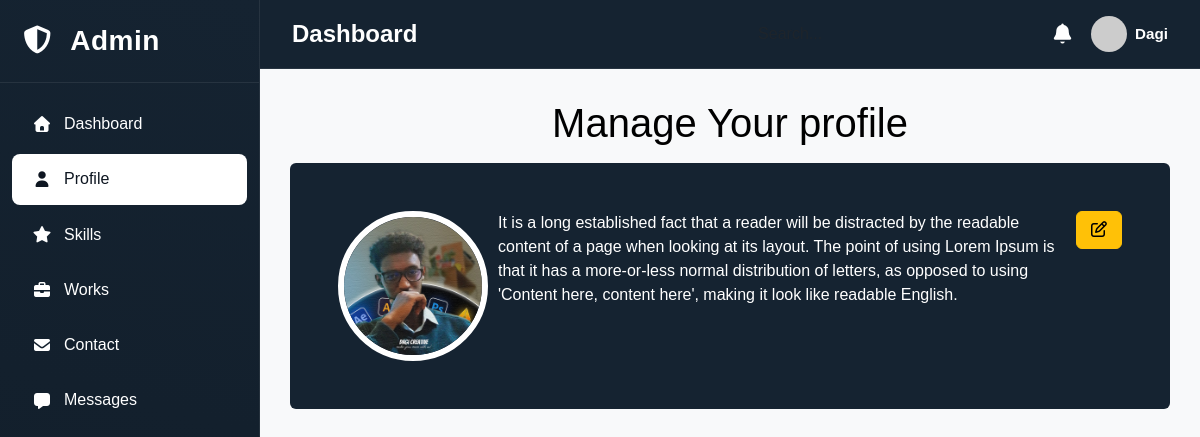
Page /manage/profile on the earlier database version.
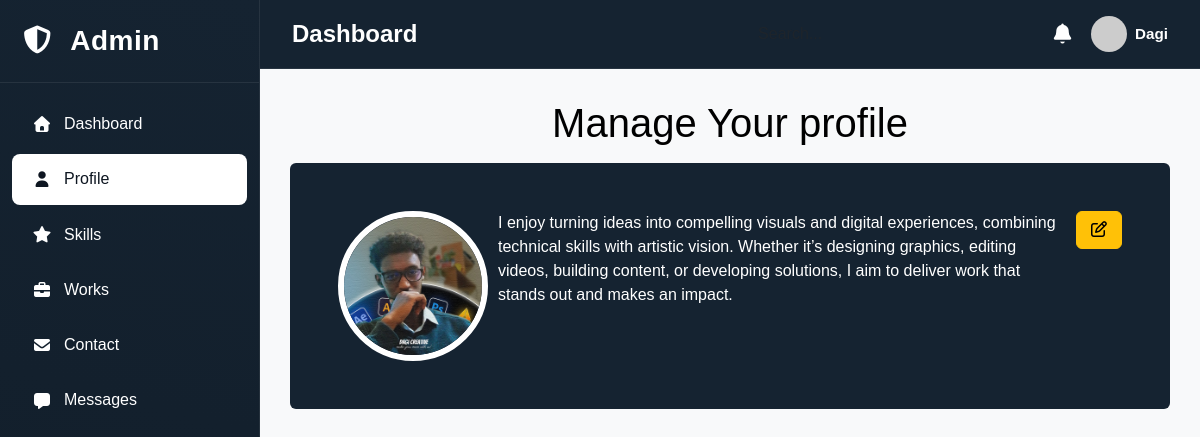
Same page on the later database version.
### portfoilo_App/models.py (models this page shows)
class Profile(models.Model):
    profile_id = models.AutoField(primary_key=True)
    profile_img = models.ImageField(upload_to='profile/', null=True, blank=True)
    description = models.CharField()

### portfoilo_App/views.py (the view)
# urls.py: path('manage/profile', views.profile_view, name = 'profile'),
def profile_view(request):
    profile = Profile.objects.all()
    return render(request, 'manage/profile.html', {'profile' : profile})

### portfoilo_App/templates/manage/profile.html (shortened to what this page needs)
{% load static %}
<!doctype html>
<html lang="en">
  <head>
    <link
      rel="stylesheet"
      href="{% static 'bootstrap5.3.8/css/bootstrap.css' %}"
    />
    <link rel="stylesheet" href="{% static 'styles/style.css' %}" />
    <link
      rel="stylesheet"
      href="https://cdnjs.cloudflare.com/ajax/libs/font-awesome/7.0.1/css/all.min.css"
    />
  </head>
<body>
    <div class="d-flex">
        <div class="sidebar">
            <h3><i class="fas fa-shield-alt me-2"></i> Admin</h3>
            <nav class="mt-3">
                <a href="{% url 'admin' %}" class="nav-link ">
                    <i class="fas fa-home"></i>
                    <span>Dashboard</span>
                </a>
                <a href="{% url 'profile' %}" class="nav-link active">
                    <i class="fas fa-user"></i>
                    <span>Profile</span>
                </a>
                <a href="{% url 'manage_skills' %}" class="nav-link">
                    <i class="fas fa-star"></i>
                    <span>Skills</span>
                </a>
                <a href="{% url 'manageWorks' %}" class="nav-link">
                    <i class="fas fa-briefcase"></i>
                    <span>Works</span>
                </a>
                <a href="{% url 'manageContact' %}" class="nav-link">
                    <i class="fas fa-envelope"></i>
                    <span>Contact</span>
                </a>
                <a href="{% url 'message' %}" class="nav-link">
                    <i class="fas fa-message"></i>
                    <span>Messages</span>
                </a>
            </nav>
        </div>
        <div class="main-content flex-grow-1">
            <div class="topbar">
                <div class="d-flex align-items-center gap-3">
                    <h4 class="mb-0 fw-semibold">Dashboard</h4>
                </div>
                <div class="d-flex align-items-center gap-4">
                    <div class="input-group" style="width: 280px;">
                        <input type="text" class="form-control bg-transparent border-0 text-light"
                               placeholder="Search..." style="background: rgba(255,255,255,0.08);">
                    </div>
                    <div class="d-flex align-items-center gap-3">
                        <i class="fas fa-bell fs-5" style="cursor: pointer;"></i>
                        <div class="d-flex align-items-center gap-2">
                            <img src="https://via.placeholder.com/36" alt="User"
                                 class="rounded-circle" style="width: 36px; height: 36px; object-fit: cover;">
                            <div>
                                <strong style="font-size: 0.95rem;">Dagi</strong>
                            </div>
                        </div>
                    </div>
                </div>
            </div>
            <div class="content-area text-black">
                <h1 class="text-center mb-3">Manage Your profile</h1>
                <div class="profileArea" style="display: flex; justify-content: center;">
                    <div class="profile p-5 text-white rounded " style="  display: flex; justify-content: center;  gap: 10px; background-color: #152331;">
                        {% for item in profile %}
                            {% if item.profile_img %}
                            <div><img  style=" object-fit: cover; border-radius: 50%; border: 6px solid white; width: 150px; height: 150px;" src="{{item.profile_img.url}}" alt="{{item.profile_img}}"></div>
                            {% endif %}
                            <div class="about">{{item.description}}</div>
                             <div class="action"> <a class="btn btn-warning" href ="{% url 'updateProfile' item.profile_id %}"><i class="fa-regular fa-pen-to-square"></i></a></div>
                        {% endfor %}
                    </div>
                </div>
            </div>
        </div>
    </div>
</body>
</html>
</html>

Differences in the rows shown:
changed Profile: description "It is a long established fact that a reader will be distracted by the readable content of a page when looking at its layout. The point of using Lorem Ipsum is that it has a more-or-less normal distribution of letters, as opposed to using 'Content here, content here', making it look like readable English." → "I enjoy turning ideas into compelling visuals and digital experiences, combining technical skills with artistic vision. Whether it’s designing graphics, editing videos, building content, or developing solutions, I aim to deliver work that stands out and makes an impact."
